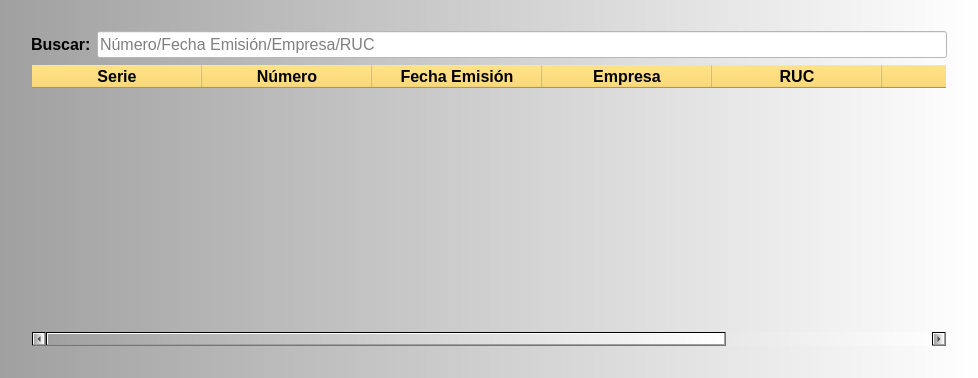
<?xml version="1.0" encoding="UTF-8"?>
<ui version="4.0">
 <class>Dialog</class>
 <widget class="QDialog" name="Dialog">
  <property name="geometry">
   <rect>
    <x>0</x>
    <y>0</y>
    <width>978</width>
    <height>378</height>
   </rect>
  </property>
  <property name="windowTitle">
   <string>Buscar Nota</string>
  </property>
  <property name="styleSheet">
   <string notr="true">background-color: qlineargradient(spread:pad, x1:0, y1:0, x2:1, y2:0, stop:0 rgba(160, 160, 160, 255), stop:1 rgba(255, 255, 255, 255));</string>
  </property>
  <layout class="QGridLayout" name="gridLayout_2">
   <item row="0" column="1">
    <spacer name="horizontalSpacer">
     <property name="orientation">
      <enum>Qt::Horizontal</enum>
     </property>
     <property name="sizeHint" stdset="0">
      <size>
       <width>796</width>
       <height>20</height>
      </size>
     </property>
    </spacer>
   </item>
   <item row="1" column="0">
    <spacer name="verticalSpacer_2">
     <property name="orientation">
      <enum>Qt::Vertical</enum>
     </property>
     <property name="sizeHint" stdset="0">
      <size>
       <width>20</width>
       <height>299</height>
      </size>
     </property>
    </spacer>
   </item>
   <item row="1" column="1">
    <layout class="QGridLayout" name="gridLayout">
     <item row="0" column="0">
      <layout class="QHBoxLayout" name="horizontalLayout">
       <item>
        <widget class="QLabel" name="label">
         <property name="font">
          <font>
           <pointsize>12</pointsize>
           <weight>75</weight>
           <bold>true</bold>
          </font>
         </property>
         <property name="styleSheet">
          <string notr="true">background-color: rgba(255, 255, 255, 0);</string>
         </property>
         <property name="text">
          <string>Buscar:</string>
         </property>
        </widget>
       </item>
       <item>
        <widget class="QLineEdit" name="lePalabra">
         <property name="font">
          <font>
           <pointsize>12</pointsize>
          </font>
         </property>
         <property name="styleSheet">
          <string notr="true">background-color: rgb(255, 255, 255);</string>
         </property>
         <property name="inputMask">
          <string/>
         </property>
         <property name="text">
          <string/>
         </property>
         <property name="placeholderText">
          <string>Número/Fecha Emisión/Empresa/RUC</string>
         </property>
        </widget>
       </item>
      </layout>
     </item>
     <item row="1" column="0">
      <widget class="QTreeWidget" name="twNotas">
       <property name="font">
        <font>
         <pointsize>12</pointsize>
        </font>
       </property>
       <property name="styleSheet">
        <string notr="true">QHeaderView::section
{
background-color: rgb(255, 213, 79);
}

QTreeWidget

{background-color: rgba(255, 255, 255, 0);}</string>
       </property>
       <attribute name="headerDefaultSectionSize">
        <number>170</number>
       </attribute>
       <column>
        <property name="text">
         <string>Serie</string>
        </property>
        <property name="font">
         <font>
          <pointsize>12</pointsize>
          <weight>75</weight>
          <bold>true</bold>
         </font>
        </property>
        <property name="textAlignment">
         <set>AlignCenter</set>
        </property>
       </column>
       <column>
        <property name="text">
         <string>Número</string>
        </property>
        <property name="font">
         <font>
          <pointsize>12</pointsize>
          <weight>75</weight>
          <bold>true</bold>
         </font>
        </property>
        <property name="textAlignment">
         <set>AlignCenter</set>
        </property>
       </column>
       <column>
        <property name="text">
         <string>Fecha Emisión</string>
        </property>
        <property name="font">
         <font>
          <pointsize>12</pointsize>
          <weight>75</weight>
          <bold>true</bold>
         </font>
        </property>
        <property name="textAlignment">
         <set>AlignCenter</set>
        </property>
       </column>
       <column>
        <property name="text">
         <string>Empresa</string>
        </property>
        <property name="font">
         <font>
          <pointsize>12</pointsize>
          <weight>75</weight>
          <bold>true</bold>
         </font>
        </property>
        <property name="textAlignment">
         <set>AlignCenter</set>
        </property>
       </column>
       <column>
        <property name="text">
         <string>RUC</string>
        </property>
        <property name="font">
         <font>
          <pointsize>12</pointsize>
          <weight>75</weight>
          <bold>true</bold>
         </font>
        </property>
        <property name="textAlignment">
         <set>AlignCenter</set>
        </property>
       </column>
       <column>
        <property name="text">
         <string>Total</string>
        </property>
        <property name="font">
         <font>
          <pointsize>12</pointsize>
          <weight>75</weight>
          <bold>true</bold>
         </font>
        </property>
        <property name="textAlignment">
         <set>AlignCenter</set>
        </property>
       </column>
       <column>
        <property name="text">
         <string>Estado</string>
        </property>
        <property name="font">
         <font>
          <pointsize>12</pointsize>
          <weight>75</weight>
          <bold>true</bold>
         </font>
        </property>
        <property name="textAlignment">
         <set>AlignCenter</set>
        </property>
       </column>
      </widget>
     </item>
    </layout>
   </item>
   <item row="2" column="1">
    <spacer name="horizontalSpacer_2">
     <property name="orientation">
      <enum>Qt::Horizontal</enum>
     </property>
     <property name="sizeHint" stdset="0">
      <size>
       <width>796</width>
       <height>20</height>
      </size>
     </property>
    </spacer>
   </item>
   <item row="1" column="2">
    <spacer name="verticalSpacer">
     <property name="orientation">
      <enum>Qt::Vertical</enum>
     </property>
     <property name="sizeHint" stdset="0">
      <size>
       <width>20</width>
       <height>299</height>
      </size>
     </property>
    </spacer>
   </item>
  </layout>
 </widget>
 <resources/>
 <connections/>
</ui>
